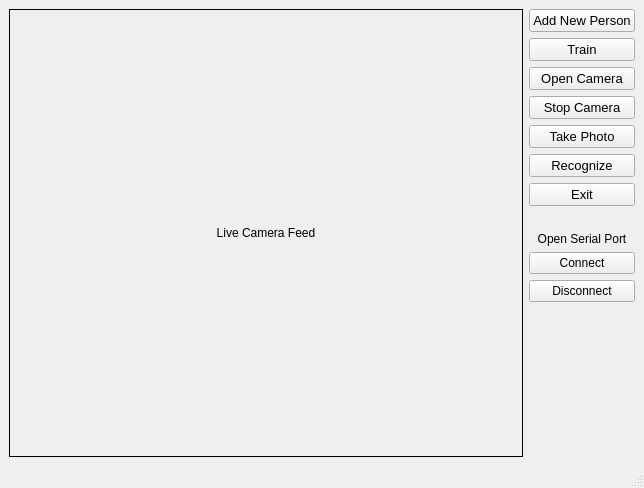
<?xml version="1.0" encoding="UTF-8"?>
<ui version="4.0">
 <class>MainWindow</class>
 <widget class="QMainWindow" name="MainWindow">
  <property name="geometry">
   <rect>
    <x>0</x>
    <y>0</y>
    <width>644</width>
    <height>488</height>
   </rect>
  </property>
  <property name="windowTitle">
   <string>MainWindow</string>
  </property>
  <widget class="QWidget" name="centralwidget">
   <layout class="QHBoxLayout" name="horizontalLayout">
    <item>
     <widget class="QLabel" name="imgLabel">
      <property name="sizePolicy">
       <sizepolicy hsizetype="Expanding" vsizetype="Preferred">
        <horstretch>0</horstretch>
        <verstretch>0</verstretch>
       </sizepolicy>
      </property>
      <property name="frameShape">
       <enum>QFrame::Box</enum>
      </property>
      <property name="text">
       <string>Live Camera Feed</string>
      </property>
      <property name="alignment">
       <set>Qt::AlignCenter</set>
      </property>
     </widget>
    </item>
    <item>
     <layout class="QVBoxLayout" name="verticalLayout">
      <item>
       <widget class="QPushButton" name="addPersonButton">
        <property name="sizePolicy">
         <sizepolicy hsizetype="Minimum" vsizetype="Maximum">
          <horstretch>0</horstretch>
          <verstretch>0</verstretch>
         </sizepolicy>
        </property>
        <property name="font">
         <font>
          <pointsize>10</pointsize>
         </font>
        </property>
        <property name="text">
         <string>Add New Person</string>
        </property>
       </widget>
      </item>
      <item>
       <widget class="QPushButton" name="trainButton">
        <property name="sizePolicy">
         <sizepolicy hsizetype="Minimum" vsizetype="Maximum">
          <horstretch>0</horstretch>
          <verstretch>0</verstretch>
         </sizepolicy>
        </property>
        <property name="font">
         <font>
          <pointsize>10</pointsize>
         </font>
        </property>
        <property name="text">
         <string>Train</string>
        </property>
       </widget>
      </item>
      <item>
       <widget class="QPushButton" name="openCameraButton">
        <property name="sizePolicy">
         <sizepolicy hsizetype="Minimum" vsizetype="Maximum">
          <horstretch>0</horstretch>
          <verstretch>0</verstretch>
         </sizepolicy>
        </property>
        <property name="font">
         <font>
          <pointsize>10</pointsize>
         </font>
        </property>
        <property name="text">
         <string>Open Camera</string>
        </property>
       </widget>
      </item>
      <item>
       <widget class="QPushButton" name="stopCameraButton">
        <property name="font">
         <font>
          <pointsize>10</pointsize>
         </font>
        </property>
        <property name="text">
         <string>Stop Camera</string>
        </property>
       </widget>
      </item>
      <item>
       <widget class="QPushButton" name="takePhotoButton">
        <property name="font">
         <font>
          <pointsize>10</pointsize>
         </font>
        </property>
        <property name="text">
         <string>Take Photo</string>
        </property>
       </widget>
      </item>
      <item>
       <widget class="QPushButton" name="recogniseButton">
        <property name="sizePolicy">
         <sizepolicy hsizetype="Minimum" vsizetype="Maximum">
          <horstretch>0</horstretch>
          <verstretch>0</verstretch>
         </sizepolicy>
        </property>
        <property name="font">
         <font>
          <pointsize>10</pointsize>
         </font>
        </property>
        <property name="text">
         <string>Recognize</string>
        </property>
       </widget>
      </item>
      <item>
       <widget class="QPushButton" name="exitButton">
        <property name="sizePolicy">
         <sizepolicy hsizetype="Minimum" vsizetype="Maximum">
          <horstretch>0</horstretch>
          <verstretch>0</verstretch>
         </sizepolicy>
        </property>
        <property name="font">
         <font>
          <pointsize>10</pointsize>
         </font>
        </property>
        <property name="text">
         <string>Exit</string>
        </property>
       </widget>
      </item>
      <item>
       <spacer name="verticalSpacer_2">
        <property name="orientation">
         <enum>Qt::Vertical</enum>
        </property>
        <property name="sizeType">
         <enum>QSizePolicy::Fixed</enum>
        </property>
        <property name="sizeHint" stdset="0">
         <size>
          <width>20</width>
          <height>20</height>
         </size>
        </property>
       </spacer>
      </item>
      <item>
       <widget class="QLabel" name="label">
        <property name="text">
         <string>Open Serial Port</string>
        </property>
        <property name="alignment">
         <set>Qt::AlignCenter</set>
        </property>
       </widget>
      </item>
      <item>
       <widget class="QPushButton" name="connectButton">
        <property name="text">
         <string>Connect</string>
        </property>
       </widget>
      </item>
      <item>
       <widget class="QPushButton" name="disconnectButton">
        <property name="text">
         <string>Disconnect</string>
        </property>
       </widget>
      </item>
      <item>
       <spacer name="verticalSpacer">
        <property name="orientation">
         <enum>Qt::Vertical</enum>
        </property>
        <property name="sizeHint" stdset="0">
         <size>
          <width>20</width>
          <height>40</height>
         </size>
        </property>
       </spacer>
      </item>
     </layout>
    </item>
   </layout>
  </widget>
  <widget class="QStatusBar" name="statusbar"/>
 </widget>
 <resources/>
 <connections/>
</ui>
